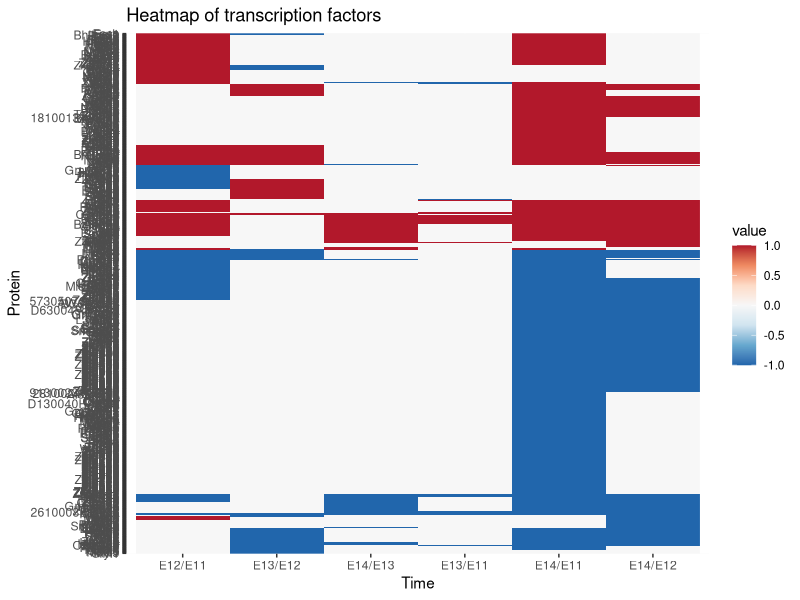
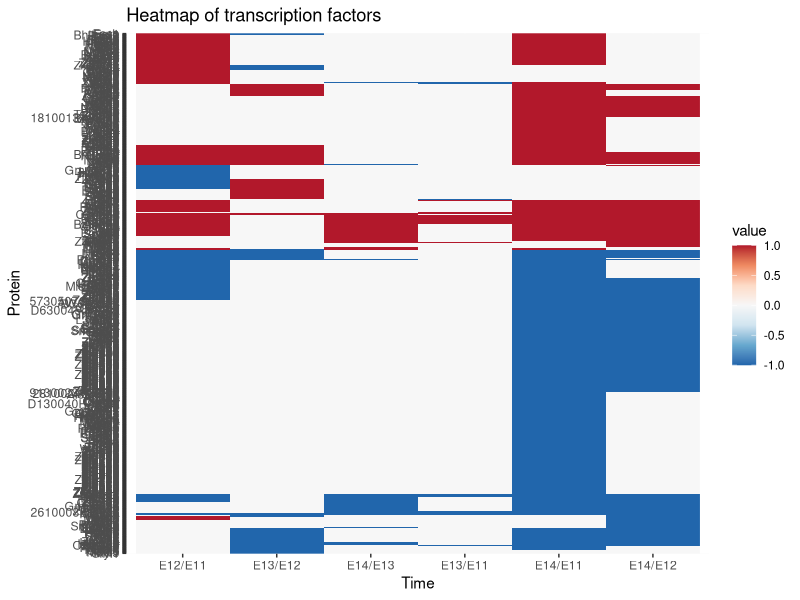

The R script that drew these images, in order:
## ---- chunk 1
setwd("C:/Users/trant/Desktop/My-repo/My-repo/data")
e12.e11.de.tf = read.csv("e12_e11_de_tf_0.5.csv", header = TRUE, stringsAsFactors = FALSE)
e12.e11.de.tf = e12.e11.de.tf[, c(9,3)]
e13.e12.de.tf = read.csv("e13_e12_de_tf_0.5.csv", header = TRUE, stringsAsFactors = FALSE)
e13.e12.de.tf = e13.e12.de.tf[, c(9,3)]
e14.e13.de.tf = read.csv("e14_e13_de_tf_0.5.csv", header = TRUE, stringsAsFactors = FALSE)
e14.e13.de.tf = e14.e13.de.tf[, c(9,3)]
e13.e11.de.tf = read.csv("e13_e11_de_tf_0.5.csv", header = TRUE, stringsAsFactors = FALSE)
e13.e11.de.tf = e13.e11.de.tf[, c(9,3)]
e14.e11.de.tf = read.csv("e14_e11_de_tf_0.5.csv", header = TRUE, stringsAsFactors = FALSE)
e14.e11.de.tf = e14.e11.de.tf[, c(9,3)]
e14.e12.de.tf = read.csv("e14_e12_de_tf_0.5.csv", header = TRUE, stringsAsFactors = FALSE)
e14.e12.de.tf = e14.e12.de.tf[, c(9,3)]
## ---- chunk 2
e12.e11_e13.e12 = merge(e12.e11.de.tf, e13.e12.de.tf, by = "Symbol", all = TRUE)
merged_data = merge(e12.e11_e13.e12, e14.e13.de.tf, by = "Symbol", all = TRUE)
merged_data = merge(merged_data, e13.e11.de.tf, by = "Symbol", all = TRUE)
merged_data = merge(merged_data, e14.e11.de.tf, by = "Symbol", all = TRUE)
merged_data = merge(merged_data, e14.e12.de.tf, by = "Symbol", all = TRUE)
head(merged_data)
## ---- chunk 3
colnames(merged_data) = c("Symbol", "E12/E11", "E13/E12", "E14/E13", "E13/E11", "E14/E11", "E14/E12")
head(merged_data)
## ---- chunk 4
setwd("C:/Users/trant/Desktop/My-repo/My-repo/data")
write.csv(merged_data, "all de tf 0.5 cutoff btw any time points.csv")
## ---- chunk 5
up.down = function(logfc){
  if(is.na(logfc)){
    return(0)
  }else if(logfc < 0){
    return(-1)
  }else{return(1)}
}
## ---- chunk 6
df.for.heatmap = data.frame(merged_data$Symbol)
df.for.heatmap$'E12/E11' = sapply(merged_data[['E12/E11']], up.down)
df.for.heatmap$'E13/E12' = sapply(merged_data[['E13/E12']], up.down)
df.for.heatmap$'E14/E13' = sapply(merged_data[['E14/E13']], up.down)
df.for.heatmap$'E13/E11' = sapply(merged_data[['E13/E11']], up.down)
df.for.heatmap$'E14/E11' = sapply(merged_data[['E14/E11']], up.down)
df.for.heatmap$'E14/E12' = sapply(merged_data[['E14/E12']], up.down)
head(df.for.heatmap)
## ---- chunk 7
setwd("C:/Users/trant/Desktop/My-repo/My-repo/data")
write.csv(df.for.heatmap, "df_for_heatmap.csv")
## ---- chunk 8
library(ggplot2)
library(reshape2)
## ---- chunk 9
row.names(df.for.heatmap) = df.for.heatmap$merged_data.Symbol
df.for.heatmap = df.for.heatmap[, -1]
head(df.for.heatmap)
## ---- chunk 10
row.order = hclust(dist(df.for.heatmap))$order
df.for.heatmap.new = df.for.heatmap[row.order,]
## ---- chunk 11
df.for.heatmap.molten = melt(as.matrix(df.for.heatmap.new))
names(df.for.heatmap.molten)[c(1,2)] = c("Protein", "Time")
## ---- chunk 12
ggplot(df.for.heatmap.molten, aes(x = Time, y = Protein, fill = value)) +
  geom_raster() +
  scale_fill_distiller(palette = "RdBu") +
  ggtitle("Heatmap of transcription factors")
setwd("C:/Users/trant/Desktop/My-repo/My-repo/Graphs")
ggsave("TF.heatmap.not.arranged.png", height = 40, width = 10)
